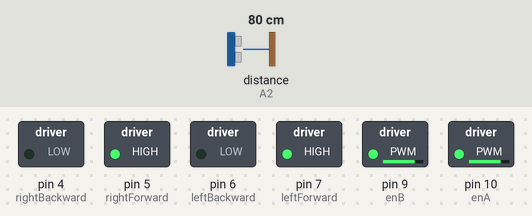
This sketch was run on a simulated Arduino Uno, built with avr-gcc and run on an emulated ATmega328P. On the bench: switched loads named in the sketch (green lamp = pin HIGH). Dashed ring = blinking. The test bench sets the inputs (shaded band); at power-on: distance to the obstacle (sensor on A2) 80 cm. The echo pulse lasts 58.3 µs per cm.

Above: at 1.2 s.
1.3 s: distance to the obstacle (sensor on A2) set to 12 cm
2.8 s: distance to the obstacle (sensor on A2) set to 9 cm
At 3.6 s:
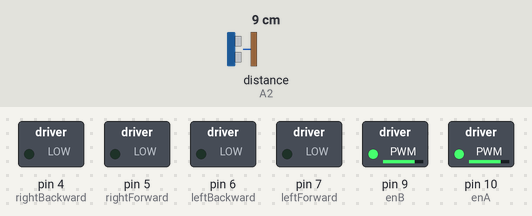
At 4.6 s:
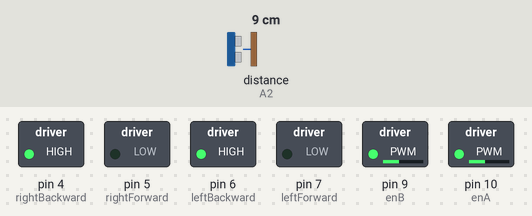
7.8 s: distance to the obstacle (sensor on A2) set to 2 cm
Timing chart, 0 to 11.8 s (numbered marks = the images above; inputs shaded):
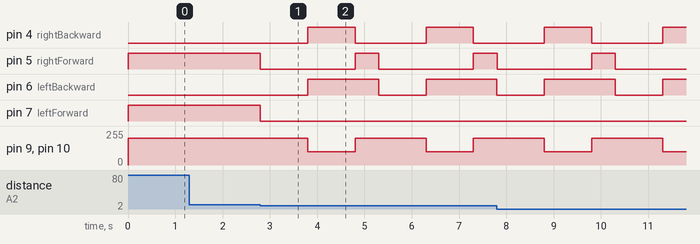

The sketch:

Autonomous_Obstacle_Avoiding_Robotic_Car.ino
```cpp
#include <NewPing.h>        //Ultrasonic sensor function library. You must install this library */

//our L298N control pins
const int leftForward = 7;
const int leftBackward = 6;
const int rightForward = 5;
const int rightBackward = 4;
const int enA = 10;
const int enB = 9;

//sensor pins
#define trig_pin A1 //analog input 1
#define echo_pin A2 //analog input 2

#define maximum_distance 200
int distance = 100;

NewPing sonar(trig_pin, echo_pin, maximum_distance); //sensor function */

void setup(){
  pinMode(enA, OUTPUT);
  pinMode(leftForward, OUTPUT);
  pinMode(leftBackward, OUTPUT);
  pinMode(enB, OUTPUT);
  pinMode(rightForward, OUTPUT);
  pinMode(rightBackward, OUTPUT);
}

void loop(){

moveForward();
distance = sonar.ping_cm();
if (distance <= 10){
  moveStop();
  delay(1000);
  moveBackward();
  delay(1000);
  moveRight();
  }
  else{
    moveForward();
  }
}

void moveForward(){
  analogWrite(enA, 200);
  analogWrite(enB, 200);
  digitalWrite(leftForward, HIGH);
  digitalWrite(rightForward, HIGH);
  digitalWrite(leftBackward, LOW);
  digitalWrite(rightBackward, LOW);
}

void moveBackward(){
  analogWrite(enA, 100);
  analogWrite(enB, 100);
  digitalWrite(leftForward, LOW);
  digitalWrite(rightForward, LOW);
  digitalWrite(leftBackward, HIGH);
  digitalWrite(rightBackward, HIGH);
}

void moveStop(){
  digitalWrite(leftForward, LOW);
  digitalWrite(rightForward, LOW);
  digitalWrite(leftBackward, LOW);
  digitalWrite(rightBackward, LOW);
}

void moveLeft(){

  analogWrite(enA, 200);
  analogWrite(enB, 200);
  digitalWrite(leftForward, HIGH);
  digitalWrite(rightBackward, HIGH);

  digitalWrite(leftBackward, LOW);
  digitalWrite(rightForward, LOW);

  delay(500);

  digitalWrite(leftForward, HIGH);
  digitalWrite(rightForward, HIGH);

  digitalWrite(leftBackward, LOW);
  digitalWrite(rightBackward, LOW);


}

void moveRight(){

  analogWrite(enA, 200);
  analogWrite(enB, 200);
  digitalWrite(leftBackward, HIGH);
  digitalWrite(rightForward, HIGH);

  digitalWrite(leftForward, LOW);
  digitalWrite(rightBackward, LOW);

  delay(500);

  digitalWrite(leftForward, HIGH);
  digitalWrite(rightForward, HIGH);

  digitalWrite(leftBackward, LOW);
  digitalWrite(rightBackward, LOW);
}
```

Measured:
- the behaviour switches between 11 and 10 cm on distance to the obstacle (sensor on A2) (found by bisection; images 0 and 1)
- after the input at 1.3 s, every drawn part: stays the same
- after the input at 2.8 s, pin 4 (rightBackward): alternates HIGH for 1.0 s and LOW for 1.5 s, starting after 1.0 s; pin 5 (rightForward): alternates HIGH for 0.50 s and LOW for 2.0 s, starting at once
